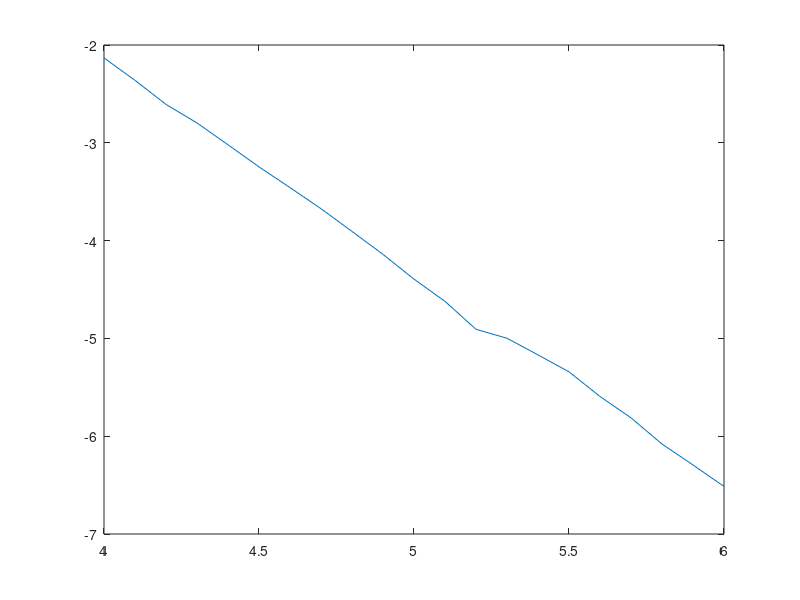

Source code (MATLAB):
clear
clc

cArray = 4 : 0.1 : 6;
L = length(cArray);

for ii = 1 : L
    C = cArray(ii);
    t0 = 0;
    x0 = 4;
    tf = 2;
    n = 100;

    f = @(x, t) cos(x^3) + 1/(t+1) - C;

    xArray = x0;
    tArray = linspace(t0, tf, n+1);
    h = (tf - t0)/n;

    for n = 1 : n
        xArray(n+1) = (xArray(n) + h*f(xArray(n), tArray(n)));
    end
    results(ii) = xArray(end);
end

plot(cArray, results);
